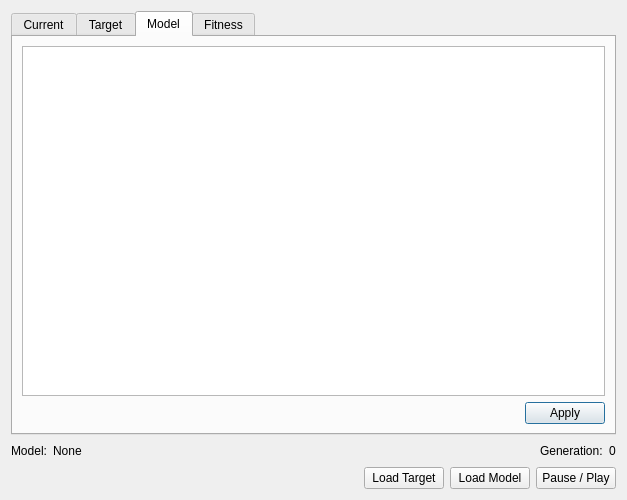
<?xml version="1.0" encoding="UTF-8"?>
<ui version="4.0">
 <class>Dialog</class>
 <widget class="QDialog" name="Dialog">
  <property name="geometry">
   <rect>
    <x>0</x>
    <y>0</y>
    <width>627</width>
    <height>500</height>
   </rect>
  </property>
  <property name="windowTitle">
   <string>Dialog</string>
  </property>
  <layout class="QVBoxLayout" name="verticalLayout_4">
   <item>
    <widget class="QTabWidget" name="tabWidget">
     <property name="currentIndex">
      <number>2</number>
     </property>
     <widget class="QWidget" name="Current">
      <attribute name="title">
       <string>Current</string>
      </attribute>
      <layout class="QVBoxLayout" name="verticalLayout_2">
       <item>
        <widget class="QGraphicsView" name="view"/>
       </item>
      </layout>
     </widget>
     <widget class="QWidget" name="Target">
      <attribute name="title">
       <string>Target</string>
      </attribute>
      <layout class="QVBoxLayout" name="verticalLayout">
       <item>
        <widget class="QLabel" name="picture">
         <property name="text">
          <string>TextLabel</string>
         </property>
        </widget>
       </item>
      </layout>
     </widget>
     <widget class="QWidget" name="Model">
      <attribute name="title">
       <string>Model</string>
      </attribute>
      <layout class="QVBoxLayout" name="verticalLayout_3">
       <item>
        <widget class="QPlainTextEdit" name="model_editor">
         <property name="font">
          <font>
           <family>Courier New</family>
          </font>
         </property>
        </widget>
       </item>
       <item>
        <layout class="QHBoxLayout" name="horizontalLayout_5">
         <item>
          <spacer name="horizontalSpacer_3">
           <property name="orientation">
            <enum>Qt::Horizontal</enum>
           </property>
           <property name="sizeHint" stdset="0">
            <size>
             <width>40</width>
             <height>20</height>
            </size>
           </property>
          </spacer>
         </item>
         <item>
          <widget class="QPushButton" name="applyModel">
           <property name="text">
            <string>Apply</string>
           </property>
          </widget>
         </item>
        </layout>
       </item>
      </layout>
     </widget>
     <widget class="QWidget" name="Fitness">
      <attribute name="title">
       <string>Fitness</string>
      </attribute>
     </widget>
    </widget>
   </item>
   <item>
    <layout class="QHBoxLayout" name="horizontalLayout_4">
     <item>
      <layout class="QHBoxLayout" name="horizontalLayout_3">
       <item>
        <widget class="QLabel" name="label">
         <property name="text">
          <string>Model:</string>
         </property>
        </widget>
       </item>
       <item>
        <widget class="QLabel" name="model_label">
         <property name="text">
          <string>None</string>
         </property>
        </widget>
       </item>
      </layout>
     </item>
     <item>
      <spacer name="horizontalSpacer_2">
       <property name="orientation">
        <enum>Qt::Horizontal</enum>
       </property>
       <property name="sizeHint" stdset="0">
        <size>
         <width>40</width>
         <height>20</height>
        </size>
       </property>
      </spacer>
     </item>
     <item>
      <layout class="QHBoxLayout" name="horizontalLayout">
       <item>
        <widget class="QLabel" name="label_2">
         <property name="text">
          <string>Generation:</string>
         </property>
        </widget>
       </item>
      </layout>
     </item>
     <item>
      <widget class="QLabel" name="generation_label">
       <property name="text">
        <string>0</string>
       </property>
      </widget>
     </item>
    </layout>
   </item>
   <item>
    <layout class="QHBoxLayout" name="horizontalLayout_2">
     <item>
      <spacer name="horizontalSpacer">
       <property name="orientation">
        <enum>Qt::Horizontal</enum>
       </property>
       <property name="sizeHint" stdset="0">
        <size>
         <width>40</width>
         <height>20</height>
        </size>
       </property>
      </spacer>
     </item>
     <item>
      <widget class="QPushButton" name="load_target">
       <property name="text">
        <string>Load Target</string>
       </property>
      </widget>
     </item>
     <item>
      <widget class="QPushButton" name="load">
       <property name="text">
        <string>Load Model</string>
       </property>
      </widget>
     </item>
     <item>
      <widget class="QPushButton" name="pause_play">
       <property name="text">
        <string>Pause / Play</string>
       </property>
      </widget>
     </item>
    </layout>
   </item>
  </layout>
 </widget>
 <resources/>
 <connections/>
</ui>
